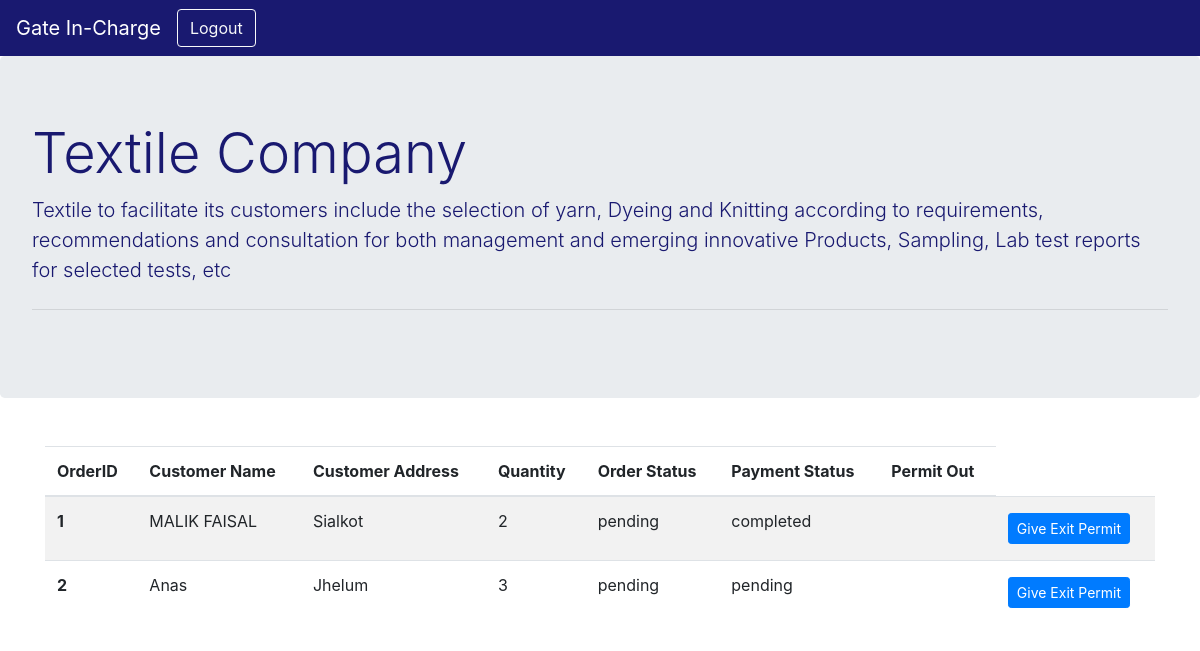
The app's page /gateincharge.php with its own data.
### tables this page shows
CREATE TABLE `dispatch_send_detail_to_gate_incharge` (
  `order_id` int(11) NOT NULL,
  `customer_name` varchar(50) NOT NULL,
  `customer_address` text NOT NULL,
  `quantity` int(11) NOT NULL,
  `order_status` varchar(50) NOT NULL,
  `payment_status` varchar(50) NOT NULL
);

### Managerr.php (called while the page is built, shortened)
<?php
class Managerr extends login
{
    private $conn;
    public function __construct()
    {
        $this->conn = new PDO("mysql:localhost=host;dbname=TextileCompany",$username = "root",$password="");
    }
    public function loadAllDataForGateIncharge()
    {
        $sql = $this->conn->query("SELECT * FROM dispatch_send_detail_to_gate_incharge");
        $fetchingRow = $sql->fetchAll();
        return $fetchingRow;
    }
}
?>

### gateIncharge.php (the view, shortened to what this page needs)
<?php
require_once ("Managerr.php");
$manger = new Managerr();
?>
<!doctype html>
<html lang="en">
<head>
    <link rel="stylesheet" href="https://stackpath.bootstrapcdn.com/bootstrap/4.5.0/css/bootstrap.min.css">
</head>
<body>
<nav class="navbar navbar-expand-lg navbar-dark " style="background-color: midnightblue;">
    <a class="navbar-brand" href="#">Gate In-Charge</a>
    <div class="collapse navbar-collapse" id="navbarSupportedContent">
        <form class="form-inline my-2 my-lg-0 float-sm-right" action="logout.php">
            <button class="btn btn-outline-light my-2 my-sm-0 " type="submit">Logout</button>
        </form>
    </div>
</nav>
<div class="jumbotron" style="color: midnightblue;">
    <h1 class="display-4" >Textile Company</h1>
    <p class="lead">Textile to facilitate its customers include the selection of yarn, Dyeing and Knitting according to requirements, recommendations and consultation for both management and emerging
        innovative Products, Sampling, Lab test reports for selected tests, etc</p>
    <hr class="my-4">
</div>
<div class="container my-5">
    <table class="table table-striped" id="myTable">
        <thead>
        <tr>
            <th scope="col">OrderID</th>
            <th scope="col">Customer Name</th>
            <th scope="col">Customer Address</th>
            <th scope="col">Quantity</th>
            <th scope="col">Order Status</th>
            <th scope="col">Payment Status</th>
            <th scope="col">Permit Out</th>
        </tr>
        </thead>
        <tbody>
        <?php
        $fetching = $manger->loadAllDataForGateIncharge();
        $i = 0;
        foreach ($fetching as $row) {
            $i = $i + 1;
            echo "<tr>
            <th scope=\"row\">$i</th>
            <td>$row[1]</td>
            <td>$row[2]</td>
            <td>$row[3]</td>
            <td>$row[4]</td>
            <td>$row[5]</td>
            <td>$row[6]</td>
            <td>
             <a href='GivePermit.php?id=$row[0]' id='permitbtn' onclick=\"return confirm('Are you sure you want to give permit?')\" class='btn btn-primary btn-sm my-1'>Give Exit Permit</a>
            </td>
            </tr>";
            }
            ?>
        </tbody>
    </table>
</div>
</body>
</html>

### records on screen
dispatch_send_detail_to_gate_incharge: customer_name "MALIK FAISAL", customer_address "Sialkot", quantity "2", order_status "pending", payment_status "completed"
dispatch_send_detail_to_gate_incharge: customer_name "Anas", customer_address "Jhelum", quantity "3", order_status "pending", payment_status "pending"
